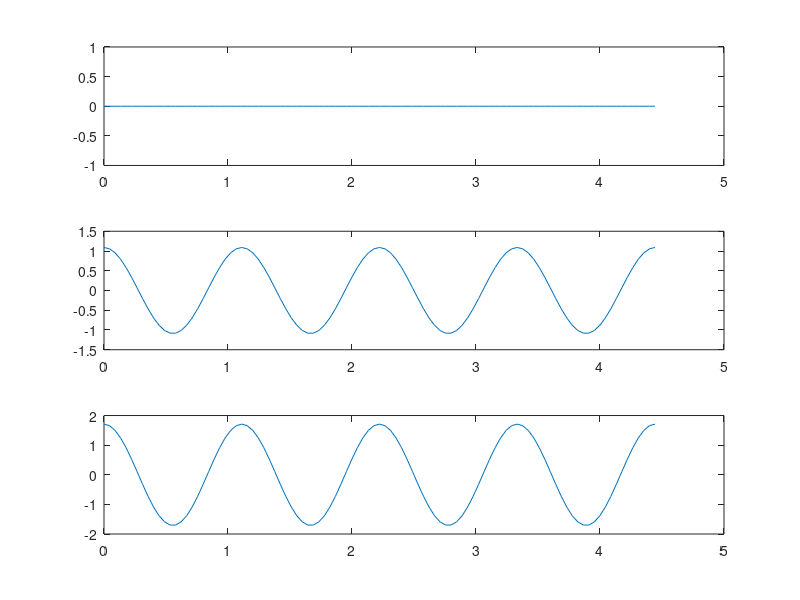

MATLAB code for this plot:
function string1
    clc
    clf
    a=1/10;
    L=pi*sqrt(2);
    t0=0;
    tmax=30;
    t=t0:(tmax-t0)/100:tmax;
    x=0:L/100:L;
    function y=phi(x)
        % for i=1:length(x)
        % if 1 < x(i) && x(i)<2
        % y(i)=10*exp(4/((2*x(i)-3)^2-1));
        % else
        % y(i)=0;
        % end
        %end
        y=0*x;
    end
    function y=psi(x)
        %y=0*x;
        y=2*cos(4*x*sqrt(2))-0*cos(5*x*sqrt(2));
    end
    function y=fourieru(x,t)
        y=trapz(x,phi(x))/L+t*trapz(x,psi(x))/L;
        for k=1:30
            Xk=cos(k*pi*x/L);
            Ak=2*trapz(x,phi(x).*Xk)/L;
            Bk=2*trapz(x,psi(x).*Xk)/(a*k*pi);
            Tk=Ak*cos(a*k*pi*t/L)+Bk*sin(a*k*pi*t/L);
            y=y+Tk*Xk;
        end
    end
        for n=1:length(t)
        plot(x,fourieru(x,t(n)))
        grid on
        axis([0,L,-4,4])
        M(n)=getframe;
    end
    %movie(M,2)
    subplot(3,1,1)
    plot(x,fourieru(x,0))
    subplot(3,1,2)
    plot(x,fourieru(x,5))
    subplot(3,1,3)
    plot(x,fourieru(x,12))
end
